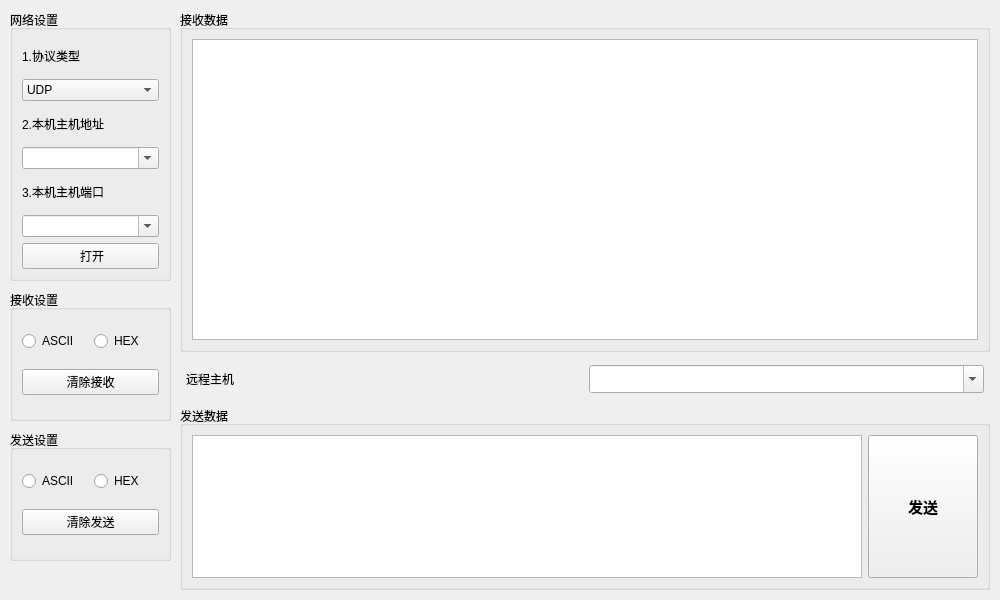
<?xml version="1.0" encoding="UTF-8"?>
<ui version="4.0">
 <class>MainWindow</class>
 <widget class="QMainWindow" name="MainWindow">
  <property name="geometry">
   <rect>
    <x>0</x>
    <y>0</y>
    <width>1000</width>
    <height>600</height>
   </rect>
  </property>
  <property name="minimumSize">
   <size>
    <width>720</width>
    <height>460</height>
   </size>
  </property>
  <property name="windowTitle">
   <string>网络调试助手 1.1</string>
  </property>
  <property name="windowIcon">
   <iconset resource="images.qrc">
    <normaloff>:/images/logo.ico</normaloff>:/images/logo.ico</iconset>
  </property>
  <widget class="QWidget" name="centralwidget">
   <layout class="QHBoxLayout" name="mainLayout">
    <property name="spacing">
     <number>9</number>
    </property>
    <property name="leftMargin">
     <number>10</number>
    </property>
    <property name="topMargin">
     <number>10</number>
    </property>
    <property name="rightMargin">
     <number>10</number>
    </property>
    <property name="bottomMargin">
     <number>10</number>
    </property>
    <item>
     <layout class="QVBoxLayout" name="leftLayout">
      <property name="spacing">
       <number>9</number>
      </property>
      <item>
       <widget class="QGroupBox" name="groupBox">
        <property name="minimumSize">
         <size>
          <width>161</width>
          <height>271</height>
         </size>
        </property>
        <property name="maximumSize">
         <size>
          <width>220</width>
          <height>271</height>
         </size>
        </property>
        <property name="title">
         <string>网络设置</string>
        </property>
        <layout class="QVBoxLayout" name="networkLayout">
         <property name="spacing">
          <number>6</number>
         </property>
         <item>
          <widget class="QLabel" name="label_type">
           <property name="text">
            <string>1.协议类型</string>
           </property>
          </widget>
         </item>
         <item>
          <widget class="QComboBox" name="comboBox_type">
           <item>
            <property name="text">
             <string>UDP</string>
            </property>
           </item>
           <item>
            <property name="text">
             <string>TCP Client</string>
            </property>
           </item>
           <item>
            <property name="text">
             <string>TCP Server</string>
            </property>
           </item>
          </widget>
         </item>
         <item>
          <widget class="QLabel" name="label_ip">
           <property name="text">
            <string>2.本机主机地址</string>
           </property>
          </widget>
         </item>
         <item>
          <widget class="QComboBox" name="comboBox_ip">
           <property name="editable">
            <bool>true</bool>
           </property>
          </widget>
         </item>
         <item>
          <widget class="QLabel" name="label_port">
           <property name="text">
            <string>3.本机主机端口</string>
           </property>
          </widget>
         </item>
         <item>
          <widget class="QComboBox" name="comboBox_port">
           <property name="editable">
            <bool>true</bool>
           </property>
          </widget>
         </item>
         <item>
          <widget class="QPushButton" name="pushButton_open">
           <property name="text">
            <string> 打开</string>
           </property>
           <property name="icon">
            <iconset resource="images.qrc">
             <normaloff>:/images/close.png</normaloff>:/images/close.png</iconset>
           </property>
           <property name="checkable">
            <bool>true</bool>
           </property>
          </widget>
         </item>
        </layout>
       </widget>
      </item>
      <item>
       <widget class="QGroupBox" name="groupBox_recv">
        <property name="minimumSize">
         <size>
          <width>161</width>
          <height>131</height>
         </size>
        </property>
        <property name="maximumSize">
         <size>
          <width>220</width>
          <height>131</height>
         </size>
        </property>
        <property name="title">
         <string>接收设置</string>
        </property>
        <layout class="QVBoxLayout" name="recvSettingsLayout">
         <item>
          <layout class="QHBoxLayout" name="recvModeLayout">
           <item>
            <widget class="QRadioButton" name="radioButton_recv_ascii">
             <property name="text">
              <string>ASCII</string>
             </property>
            </widget>
           </item>
           <item>
            <widget class="QRadioButton" name="radioButton_recv_hex">
             <property name="text">
              <string>HEX</string>
             </property>
            </widget>
           </item>
          </layout>
         </item>
         <item>
          <widget class="QPushButton" name="pushButton_recv_clear">
           <property name="text">
            <string>清除接收</string>
           </property>
          </widget>
         </item>
        </layout>
       </widget>
      </item>
      <item>
       <widget class="QGroupBox" name="groupBox_send">
        <property name="minimumSize">
         <size>
          <width>161</width>
          <height>131</height>
         </size>
        </property>
        <property name="maximumSize">
         <size>
          <width>220</width>
          <height>131</height>
         </size>
        </property>
        <property name="title">
         <string>发送设置</string>
        </property>
        <layout class="QVBoxLayout" name="sendSettingsLayout">
         <item>
          <layout class="QHBoxLayout" name="sendModeLayout">
           <item>
            <widget class="QRadioButton" name="radioButton_send_ascii">
             <property name="text">
              <string>ASCII</string>
             </property>
            </widget>
           </item>
           <item>
            <widget class="QRadioButton" name="radioButton_send_hex">
             <property name="text">
              <string>HEX</string>
             </property>
            </widget>
           </item>
          </layout>
         </item>
         <item>
          <widget class="QPushButton" name="pushButton_send_clear">
           <property name="text">
            <string>清除发送</string>
           </property>
          </widget>
         </item>
        </layout>
       </widget>
      </item>
      <item>
       <spacer name="leftSpacer">
        <property name="orientation">
         <enum>Qt::Vertical</enum>
        </property>
        <property name="sizeHint" stdset="0">
         <size>
          <width>20</width>
          <height>40</height>
         </size>
        </property>
       </spacer>
      </item>
     </layout>
    </item>
    <item>
     <layout class="QVBoxLayout" name="contentLayout" stretch="65,0,35">
      <property name="spacing">
       <number>9</number>
      </property>
      <item>
       <widget class="QGroupBox" name="groupBox_recv_data">
        <property name="title">
         <string>接收数据</string>
        </property>
        <layout class="QVBoxLayout" name="recvDataLayout">
         <item>
          <widget class="QTextEdit" name="textEdit_recv"/>
         </item>
        </layout>
       </widget>
      </item>
      <item>
       <widget class="QWidget" name="groupBox_remote">
        <property name="minimumSize">
         <size>
          <width>0</width>
          <height>36</height>
         </size>
        </property>
        <property name="maximumSize">
         <size>
          <width>16777215</width>
          <height>36</height>
         </size>
        </property>
        <layout class="QHBoxLayout" name="remoteLayout">
         <property name="leftMargin"><number>6</number></property>
         <property name="topMargin"><number>3</number></property>
         <property name="rightMargin"><number>6</number></property>
         <property name="bottomMargin"><number>3</number></property>
         <property name="spacing"><number>8</number></property>
         <item>
          <widget class="QLabel" name="label_remote">
           <property name="minimumSize"><size><width>64</width><height>28</height></size></property>
           <property name="text">
            <string>远程主机</string>
           </property>
          </widget>
         </item>
         <item>
          <widget class="QComboBox" name="comboBox_remote">
           <property name="minimumSize"><size><width>0</width><height>28</height></size></property>
           <property name="editable">
            <bool>true</bool>
           </property>
          </widget>
         </item>
        </layout>
       </widget>
      </item>
      <item>
       <widget class="QGroupBox" name="groupBox_send_data">
        <property name="minimumSize">
         <size>
          <width>0</width>
          <height>120</height>
         </size>
        </property>
        <property name="title">
         <string>发送数据</string>
        </property>
        <layout class="QHBoxLayout" name="sendDataLayout">
         <item>
          <widget class="QTextEdit" name="textEdit_send"/>
         </item>
         <item>
          <widget class="QPushButton" name="pushButton_send">
           <property name="enabled">
            <bool>true</bool>
           </property>
           <property name="minimumSize">
            <size>
             <width>110</width>
             <height>60</height>
            </size>
           </property>
           <property name="maximumSize">
            <size>
             <width>120</width>
             <height>16777215</height>
            </size>
           </property>
           <property name="sizePolicy">
            <sizepolicy hsizetype="Fixed" vsizetype="Expanding">
             <horstretch>0</horstretch>
             <verstretch>0</verstretch>
            </sizepolicy>
           </property>
           <property name="font">
            <font>
             <pointsize>11</pointsize>
             <bold>true</bold>
            </font>
           </property>
           <property name="text">
            <string>发送</string>
           </property>
          </widget>
         </item>
        </layout>
       </widget>
      </item>
     </layout>
    </item>
   </layout>
  </widget>
 </widget>
 <resources>
  <include location="images.qrc"/>
 </resources>
 <connections/>
</ui>
